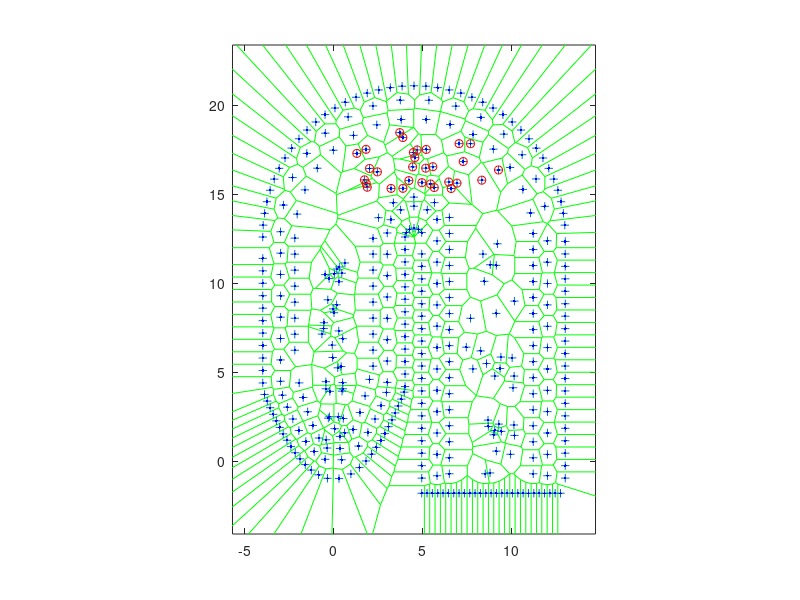

Write the MATLAB code that produced this figure. (Note: this script raises an error after producing the figure.)
%Programa para relajar y hacer crecimiento en funcion del area
%****************************************************************
%********* condiciones iniciales ********************************
 %RAIZ CURVA 
clear all
% XXXXXXXXXXXXXX    DATOS   XXXXXXXXXXXXXXXXXXXXXXXXX
%%%%%%%%%% constantes de fuerza
kx=3;
ky=kx;
kbsrx=3;     %constante de disipacion frontera
kbsry=3;
kvol=80;
kcen=80;
kbs=120;
kecen=120;
rep=0;
edges=0:.12:30;

cmin=.0005;   % el cutoff de la concentracion de auxinas.
alfa=8;%     escala de tiempo para las auxinas
alfac=alfa;
Do=10.00;
beta=15; %     escala de tiempo de las ciclinas
betae=5;
gamma=220;%     ajusta el tiempo del ciclo de ciclinas
rcon=1;
sigma=0.3;
%%%%%%%%%%%%%%%%%%%%%%%%%%%%%%%
dt=0.01;
nc=10;     %     numero inicial de celulas, da la densidad inicial
parax=2;   %    ancho del dominio
ppara=1;     %  coefciente de la parabola
d=8;      %el valor min es 2
up=ppara*parax^2+d;    % altura inicial del cilindro
%up=4;
bo=(up-d)/2; %    posicion del nicho
Nf=200;

up1=0;          %altura mas incremento
uax=d;          %incremento de altura
delta=3;        %division vertical
deltaup=delta;   % tolerancia del area
deltadown=delta;
ia=.2;  % intervalo puntos parabola
ib=.3;    % intervalo puntos cilindro

mo=5;    % numero de iteraciones por imagen

%indice=0;  % indice del nicho (cambia)
invc=0;   % contador del incho
timequies=10; %     tasa de reprod del nicho
xad=[];
cuentas=1;   %  contador del numero de reproducciones por ciclo
pp=0.;  % porcentaje de area de la parabola creciendo pp=0 solo el rectangulo crece
rxad=[];  %contar las coordenadas de las reproducciones
ryad=[];
sidediv=[];
coa=0;
coar=0;   %medidor de area
dfup=0;   %condiciones iniciales para aumentar up
dsourup=0;
addcoa1=0;
%XXXXXXXXXXXXXXXXXXXXXXXXXXXXXXXXXXXXXXXXXXXXXXXXXXXXXXXXX
ff=1;


%% ********************Boundaries**************************************
%boundary
ia1=0.2;
ib1=0.9;%0.7
parax1=2.2;
ppara1=4/4;

ia2=0.7;
ib2=1.2;%0.9
parax2=3;
ppara2=4/9;


ia3=0.3;
ib3=0.7;%0.5
parax3=4;
ppara3=5/16;

raddw1=2.3; %radio de los semicirculos
updw=-1.5; %altura hacia abajo de la raiz
raddw2=raddw1-(parax2-parax1); %radio del circulo inferio
raddw3=raddw1-(parax3-parax1); %radio del circulo superior
npoinu=15;    %numero de puntos circulo superior
npoind=6;     %numero de punto circulo inferior
npoinu3=40;   %numero de puntos circulo superior tercera fila


%save valrootinit
%*********************Primera fila en forma parabolica

% %%%%%%%%%%%%%%%%%%
a11(1)=-(parax1-0.25);
ii=1;
while  a11(ii)<(parax1-0.25)
    ii=ii+1;
    a11(ii)=a11(ii-1) + 0.9/sqrt(4*ppara1*a11(ii-1)^2+1); %0.7
end
b11=ppara1*a11.^2+.6;
b21=(ppara1*parax1^2)+.5:ib1:up-.3;
a21=parax1*ones(1,length(b21))+0.001*rand(1,length(b21));


iil=0;
for ii=1:npoind
    iil=1+iil;
    radians=pi*(ii)/npoind+0.01*rand();
    a31(npoind+1-iil)= parax1+raddw1 +raddw1*cos(radians);
    b31(npoind+1-iil)= b21(end)+ib1 +raddw1*sin(radians);
end


b41=b31(end)-ib1-.001:-ib1:updw+.3;
a41=a31(end)*ones(1,length(b41))+0.001*rand(1,length(b41));

b51=b41(end):ib1:b31(end)-ib1-0.001;
a51=(3*parax1+2*raddw1)*ones(1,length(b51))+0.001*rand(1,length(b51));


iil=0;
for ii=1:npoinu
    iil=1+iil;
    radians=pi*(ii)/npoinu+0.01*rand();
    a61(iil)= parax1+raddw1 +(2*parax1+raddw1)*cos(radians);
    b61(iil)= b21(end)+ib1 +(2*parax1+raddw1)*sin(radians);
end

b71=b61(end)-ib1:-ib1:(ppara1*parax1^2)+.5;
a71=-parax1*ones(1,length(b71))+0.001*rand(1,length(b71));


xv1=[a11';a21';a31';a41';a51';a61';a71'];
yv1=[b11';b21';b31';b41';b51';b61';b71'];



%%%%%%%%%%%%%%%%%%% Segunda fila en forma parabolica

a12(1)=-(parax2-0.11);
%a12(1)=0.09;
ii=1;
while  a12(ii)<(parax2-.33)
    ii=ii+1;
    a12(ii)=a12(ii-1) + 1.1/sqrt(4*ppara2*a12(ii-1)^2+1);%0.8
end
b12=ppara2*a12.^2;
b22=(ppara2*parax2^2)+.43:ib2:up-.1;
a22=parax2*ones(1,length(b22));

%a12r=[-a12';a12'];
%b12r=[b12';b12'];
%a12=a12r';
%b12=b12r';


iil=0;
for ii=1:npoind
    iil=1+iil;
    radians=pi*(ii)/npoind +0.01*rand();
    a32(npoind+1-iil)= parax2+raddw2 +raddw2*cos(radians);
    b32(npoind+1-iil)= b22(end)+ib2 +raddw2*sin(radians);
end


b42=b32(end)-ib2:-ib2:updw+.3;
a42=a32(end)*ones(1,length(b42))+0.001*rand(1,length(b42));

b52=b42(end):ib2:b32(end)-ib2;
a52=(3*parax2+2*raddw2)*ones(1,length(b52))+0.001*rand(1,length(b52));


iil=0;
for ii=1:npoinu
    iil=1+iil;
    radians=pi*(ii)/npoinu-0.01*rand();
    a62(iil)= parax2+raddw2 +(2*parax2+raddw2)*cos(radians);
    b62(iil)= b22(end)+ib2 +(2*parax2+raddw2)*sin(radians);
end

b72=b62(end)-ib2:-ib2:(ppara2*parax2^2)+.43;
a72=-parax2*ones(1,length(b72))+0.001*rand(1,length(b72));

a82=a32(end):ia2:(3*parax2+2*raddw2);
b82=(updw-.3)*ones(1,length(a82));

%a32=parax2:-ia2:-parax2;
%b32=(up)*ones(1,length(a32));
%b42=b22(end):-ib2:(ppara2*parax2^2)+.1;
%a42=-parax2*ones(1,length(b42));
xv2=[a12';a22';a32';a42';a52';a62';a72'];
yv2=[b12';b22';b32';b42';b52';b62';b72'];

%xv2=[a12';a22';a42'];
%yv2=[b12';b22';b42'];
%%%%%%%%%%%%%%%%%%%%%%%%%% Tercer fila en forma parabolica,,,esta ya no
%%%%%%%%%%%%%%%%%%%%%%%%%% presenta forma cerrada en las celdas, solo es
%%%%%%%%%%%%%%%%%%%%%%%%%% para contener. frontera ficticia.

a13(1)=-(parax3-0.1);
ii=1;
while  a13(ii)<(parax3-.16)
    ii=ii+1;
    a13(ii)=a13(ii-1) + 0.7/sqrt(4*ppara3*a13(ii-1)^2+1);%0.4
end
b13=ppara3*a13.^2-1;
b23=(ppara3*parax3^2)-.8:ib3:up-.1;
a23=parax3*ones(1,length(b23));


iil=0;
for ii=1:npoind
    iil=1+iil;
    radians=pi*(ii)/npoind+0.00001*rand();
    a33(npoind+1-iil)= parax3+raddw3 +raddw3*cos(radians);
    b33(npoind+1-iil)= b23(end)+ib3 +raddw3*sin(radians);
end


b43=b33(end)-ib2:-ib3:updw+.3;
a43=a33(end)*ones(1,length(b43))+0.001*rand(1,length(b43));

b53=b43(end):ib3:b33(end);
a53=(3*parax3+2*raddw3)*ones(1,length(b53))+0.001*rand(1,length(b53));


iil=0;
for ii=1:npoinu3
    iil=1+iil;
    radians=pi*(ii)/npoinu3+0.00001*rand();
    a63(iil)= parax3+raddw3 +(2*parax3+raddw3)*cos(radians);
    b63(iil)= b23(end)+ib3 +(2*parax3+raddw3)*sin(radians);
end

b73=b63(end)-ib2:-ib3:(ppara3*parax3^2)-.7;
a73=-parax3*ones(1,length(b73))+0.001*rand(1,length(b73));


a83=a33(end):ia3:(3*parax3+2*raddw3);
b83=(updw-.3)*ones(1,length(a83));


xv3=[a13';a23';a33';a43';a83';a53';a63';a73'];
yv3=[b13';b23';b33';b43';b83';b53';b63';b73'];

xv3f1=[a13';a23';a33';a43';a53';a63';a73'];
yv3f1=[b13';b23';b33';b43';b53';b63';b73'];

xv3f=[a83'];
yv3f=[b83'];

vb42=zeros(1,length(b42));
vb52=zeros(1,length(b52));



xv=[xv2;xv3];
yv=[yv2;yv3];




%% **************** condiciones iniciales celdas interiores************************************************

xa1=.8*(parax-ib)*(rand(3.5*nc,1)-0.5);

ya1=ppara*xa1.^2+((up)-(ppara*xa1.^2+5*ia)).*rand(3.5*nc,1)+5*ia;


for ii=1:3.0*nc
    radians=pi*rand();
    ax1(ii)= parax3+raddw3 +(((3*parax1+raddw1-4*ib1))*(rand()))*cos(radians);
    bx1(ii)= b21(end)+raddw1+1.5*ib1 + (((3*parax1+raddw1-6*ib1))*(rand()))*sin(radians);
end

ax2=(3*parax1+2*raddw1-5*ia1)-(a13(end)-5*ia1)*rand(3.0*nc,1);
bx2=(up-updw)*rand(3.0*nc,1)+updw+0.5;


x=[xa1;ax1';ax2];
y=[ya1;bx1';bx2];

%d=8 xa1=1.2*nc; ax1=0.7*nc ax2=1.6*nc
%d=4 xa1=1.0*nc; ax1=0.7*nc ax2=1.2*nc
%XXXXXXXXXXXXXXXXXXXXXXXXXXXXXXXXXXXXXXXXXXXXX
%XXXXX   posicion de las 2 troncales XXXXXXXXXXXXX
x(1)=-0.25;
x(2)=0.25;
y(1)=2.5*ppara+.0001;
y(2)=2.5*ppara-.0001;
xo1=x(1);
xo2=x(2);
yo1=y(1);
yo2=y(2);

x=[x;xv1];
y=[y;yv1];

xori=length(x);
xorin=xori+length(xv2);
xoric(cuentas)=xori;
vx=zeros(xori,1);
vy=vx;
Ep=vx;
Ec=vx;
c=vx;
%r=ones(xori,1);

x=[x;xv];
y=[y;yv];


vx=[vx;zeros((length(xv)),1)];
vy=[vy;zeros((length(yv)),1)];
Ep=[Ep;zeros((length(xv)),1)]; %potencial en la frontera
Ec=[Ec;zeros((length(xv)),1)];
c=[c;zeros((length(xv)),1)];

figure(1)
voronoi(x,y,'g')
hold on
plot(x,y,'b.')
plot(ax1,bx1,'ro')
hold off
%axis([-6 14 -11 18])
axis equal


%%
prr=1;
tri= delaunay(x,y);
tria=[tri tri(:,1)];
neib=neibs(x,y,length(x),tria);

[vert celdas]=voronoin([x,y],{'Qbb','Qz'});

%AB     %      encuentra las celdas de la orilla
c=0*x;
r=0*x;
%c(1:xori+length(xv2))=1*rand(xori+length(xv2),1);
r(1:xori)=.2*rand(xori,1);
c(1:xori)=1*rand(xori,1);
c(xori+1:xori+1*length(xv2))=0.1*max(c);


c(1)=max(c);
c(2)=c(1);
%c=c/sum(c);

%load perl2
r=0*x;
r(1:xori)=2*rand(xori,1);

lapmat=lapmr(x,y,xori+length(xv2),tria,neib); %calcula el laplaciana en la red
[gradcx,gradcy]=trigradient(x,y,c,tri);
[gradvx,gradvy]=trigradient(x,y,Ep,tri);
lapc=lapmat*c(1:xori+length(xv2));

areacerot=polyarea(xv2,yv2)/(xori);
areacero=areacerot;
areacero1=0.4;

ABpinnora
ABpinnorb
JJ=JJp;
%%
for prr=1:Nf %(8 dias)  %para ciclos de visualizacion
    
    flux=[];
    fluxt=[];
    %**********************************************************
    for m=1:mo %tiempos
        [num2str(prr) '.' num2str(m) '  invc = ' num2str(invc)]
        vipol=[];
        %    reproduction  
        
        %ar=find(r(1:xori).*sqrt(c(1:xori))/gamma>=1);
%         ar=find(r(1:xori)./sqrt(gamma)>=1);
%         if ~isempty(ar)  %&& dfup==0
%             reptotroot
%             rcon=rcon+1;
%             rxad=[rxad;xad];
%             ryad=[ryad;yad];
%             %       %%
%             
%             %figure(11) %%% reproducciones
%             %clf
%             %W=histc(ryad,edges);
%             %hold on
%             %%hist(ryad,100)
%             %bar(edges,W,'histc')
%             %axis([0 max(y) 0 12])
%             %plot(y(1:xori),Ep(1:xori)/max(Ep)*8,'.r')
%             %%axis equal
%             %hold off
%             %R=getframe;
%             %RN(rcon)=R;
%             vxp=vx;
%             vyp=vy;
%             tri= delaunay(x,y);
%             tria=[tri tri(:,1)];
%             neib=neibs(x,y,length(x),tria);
%             
%             [vert celdas]=voronoin([x,y],{'Qbb','Qz'});
%             
%             
%             ABpinnora
%             JJ=JJp;
%             JJs=xori+1:1:xori+18;
%             coaux=coa;
%             r(ar)=0;
%             
%         end
%         
%         
        %%    reproduction epidermal cells
        
        
        ar=find(r(xori+1:xori+length(xv2)).*sqrt(c(xori+1:xori+length(xv2)))/gamma>=1);
        %r(ar)=0;
        if ~isempty(ar) && dfup<=0.0001
            r(ar+xori)=0.5;
        end
        
        AREA=zeros(xori+length(xv2),1);
        
        centroxx=zeros(length(x),1);
        centroyy=centroxx;
        
        curvetest   % mide el tama?o de la frontera
        %%
        tri= delaunay(x,y);
        tria=[tri tri(:,1)];
        neib=neibs(x,y,length(x),tria);
        
        [vert celdas]=voronoin([x,y],{'Qbb','Qz'});
        
        
        ABpinnora
        ABpinnorb
        JJ=JJp;
        
        
        for j=1:xori+length(xv2)                 %for particule
            [centrox centroy]=centroid(vert(celdas{j},1),vert(celdas{j},2));
            [amasnj,amasnnxj,amasnnyj]=subarea1cil(x,y,vert,celdas,tria,j,xori,neib);
            AREA(j)=polyarea(vert(celdas{j},1),vert(celdas{j},2));
            %amasnj=AREA(j);
            centroxx(j)=centrox;
            centroyy(j)=centroy;
            xj1=(x(j)-centrox);
            yj1=(y(j)-centroy);
            
            if isempty(find(j==JJ(:), 1))==1
                
                
                vx(j)=vx(j)+(kvol*abs(AREA(j)-areacero)*amasnnxj-kcen*xj1-kx*vx(j))*dt;
                vy(j)=vy(j)+(kvol*abs(AREA(j)-areacero)*amasnnyj-kcen*yj1-ky*vy(j))*dt;
                
                x(j)=x(j)+ vx(j)*dt;
                y(j)=y(j)+ vy(j)*dt;
                
                Ep(j)=kvol*(AREA(j)-areacero)^2/2+kcen*(xj1^2+yj1^2)/2;
                Ec(j)=(vx(j).^2+vy(j).^2)/2;
            end
            if isempty(find(j==JJ(:), 1))==0
                
                [amasnjf,amasnnxjf,amasnnyjf,amasnnzjf]=subarea1cil2(x,y,vert,celdas,tria,j,xori,neib,JJ);
                
                vx(j)=vx(j)+(kbs*abs(AREA(j)-areacero1)*(amasnnxj-amasnnxjf)-kecen*xj1)*dt-kbsrx*vx(j)*dt;
                vy(j)=vy(j)+(kbs*abs(AREA(j)-areacero1)*(amasnnyj-amasnnyjf)-kecen*yj1)*dt-kbsry*vy(j)*dt;
                
                x(j)=x(j)+vx(j)*dt;
                y(j)=y(j)+vy(j)*dt;
                
                Ep(j)=kbs*(AREA(j)-areacero1)^2/2+kecen*(xj1^2+yj1^2)/2;
                Ec(j)=(vx(j).^2+vy(j).^2)/2;
            end
            
            %if isempty(find(j==JJs(:), 1))==0
            %       %x(j)=centroxx(j);
            %       %y(j)=centroyy(j);
            %       vx(j)=0;
            %       vy(j)=0;
            %end
            
        end
        
        %x(1)=xo1;
        %x(2)=xo2;
        %y(1)=yo1;
        %y(2)=yo2;
        x(JJ)=centroxx(JJ); % fija el centroide de las celdas epidermales
        y(JJ)=centroyy(JJ);
        
        
        
        tri= delaunay(x,y);
        tria=[tri tri(:,1)];
        neib=neibs(x,y,length(x),tria);
        
        [vert celdas]=voronoin([x,y],{'Qbb','Qz'});
        
        
        
        lapmat=lapmr(x,y,xori+length(xv2),tria,neib); %calcula el laplaciana en la red
        lapc=lapmat*c(1:xori+length(xv2));
        
        [gradvx,gradvy]=trigradient(x,y,Ep,tri);
        [gradcx,gradcy]=trigradient(x,y,c,tri);
        
        
        %%*****************************************************************************
        %******************************************************************************
        %        Boundary conditions for flux
        
        ABpinnora
        ABpinnorb
        JJ=JJp;
        
        lastpr=find(y(JJ) & x(JJ)>9);
        lastpr1=find(y(JJ(lastpr))==min(y(JJ(lastpr))) & x(JJ(lastpr))>9);
        lastpl=find(y(JJ) & x(JJ)<9 & x(JJ)>4);
        lastpl1=find(y(JJ(lastpl))==min(y(JJ(lastpl))) & x(JJ(lastpl))<9 & x(JJ(lastpl))>4);
        
        %JJpf=[JJpf JJ(lastpr(lastpr1)) JJ(lastpl(lastpl1))];
        
        cp=sum(c(1:xori+length(xv2)))/(xori+length(xv2));
        c(JJpf)=0*cp;
        for jir=1:length(JJpf)    %top cells
            nbsup=neib(JJpf(jir));
            ct=cell2mat(nbsup);
            c1=ct(ct(:) > xori+length(xv2));
            Ep(c1)=Ep(JJpf(jir));
        end
        
        a1=JJ(lastpl(lastpl1));   % corner cells left
        %Ep(a1)=0*Ep(a1);
        c(a1)=0;
        a2=JJ(lastpr(lastpr1));    % corner cells right
        %Ep(a2)=0*Ep(a2);
        c(a2)=0;
        %crr=c;
        
        
        for jir1=1:length(JJ) % epidermal cells
            nbsup=neib(JJ(jir1));
            ct=cell2mat(nbsup);
            c1=ct(ct(:) > xori+length(xv2));
            rt=[sum(x(c1))-length(c1)*x(JJ(jir1)),sum(y(c1))-length(c1)*y(JJ(jir1))];
            nt=-rt/sqrt(rt(1)^2+rt(2)^2);
            
            gr=[gradcx(JJ(jir1)),gradcy(JJ(jir1))];
            png=nt(1)*(gr(1))+nt(2)*(gr(2));
            grv=gr-[png*(nt(1)),png*(nt(2))];
            gradcx(JJ(jir1))=grv(1);
            gradcy(JJ(jir1))=grv(2);
            
            
        end
        
        
        
        %********************************************************************************
        %********************************************************************************
        %%
        %Ep=Ep/max(Ep);
        
        
        %% For auxin transport
        
        Auxin=c;
        crr=0;
        %flujo
        for j=1:xori+length(xv2)                 %for particule
            simpflujo
            Auxin(j)=Auxin(j)+dt*(am)*alfa-sigma*Auxin(j)*dt;
            crr=crr+(am)*alfa;
        end
        
        
        c=Auxin;
       
        
        c(xori+length(xv2)+1:end)=zeros(length(xv3),1);
        Ep(xori+length(xv2)+1:end)=zeros(length(xv3),1);
       
        %% For cyclins
        for j=1:xori+length(xv2)
            if c(j)>cmin && isempty(find(j==JJ(:), 1))==1
                %r(j)=r(j)+dt*beta/sqrt(abs(c(j)-cmin));
                r(j)=r(j)+dt*beta*sqrt(abs(c(j)-cmin));
            elseif c(j)>cmin && isempty(find(j==JJ(:), 1))==0
                %r(j)=r(j)+dt*betae/sqrt(abs(c(j)-cmin));
                r(j)=r(j)+dt*betae*sqrt(abs(c(j)-cmin));
            else
                r(j)=r(j);
            end
        end
        
        %r(xori+1:xori+15)=0;
        %r(18)=0;
        
        Areazero(prr)=areacero;
        %areacero=(sum(AREA(:))-sum(AREA(JJ)))/(xori+length(xv2)-length(JJ));
        areacero=(sum(AREA)-sum(AREA(JJ)))/(length(AREA)-length(JJ));
        areacero1=sum(AREA(JJ))/length(AREA(JJ));%0.4
        mtcp(prr)=sum(c(1:xori+length(xv2)));
        mtup(prr)=up;
        
        
        c(find(c<0))=0;
        c(find(c>1))=1;
        %c(1)=max(c);
        %c(2)=c(1);
        
        %c=(c-min(c))/(max(c)-min(c));
        %c=c/sum(c);
        %c=(c-min(c))/(max(c)-min(c));
        
        %  c=c/sum(c);
        
        %   cpre=(max(c)-c(1));
        %   c(1)=max(c)+cpre;
        %   c(1:(xori+length(xv2)))=(c(1:(xori+length(xv2)))-cpre/(max(c)-min(c)));
        %   c=c/(sum(c)-cpre);
        sigma=crr/sum(c);
        sigma=0;
        
        
        

        
    end  % tiempos
    
    x5=xv3;
    y5=yv3;
    mtcp(prr)=sum(c(1:xori+length(xv2)));
    mtEc(prr)=sigma;
    mtEp(prr)=sum(Ep(1:xori+length(xv2)))/(xori+length(xv2));
    
    FigRBc  
    
    
end   %*** ciclos


